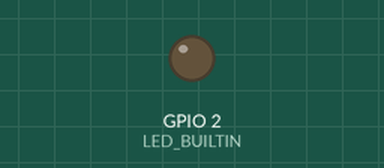
Simulated run of this sketch. Board: ESP8266 (NodeMCU). Parts: output pins drawn as LEDs (lit = HIGH, except the on-board LED, lit = LOW). WiFi joins after 1.5 s; servers stay silent unless stated; what the sketch prints to the serial monitor is not drawn.

Above: at 2.5 s.
At 4.5 s:
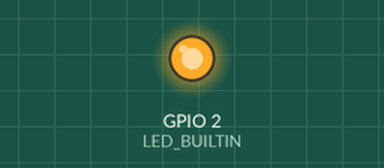
Timing chart, 0 to 6.7 s (numbered marks = the images above):
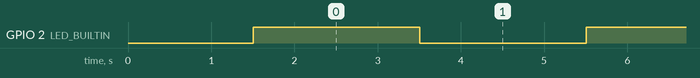

Measured:
- by itself, GPIO 2 (LED_BUILTIN): alternates HIGH for 2.0 s and LOW for 2.0 s

The sketch:

Esp8266Hostname.ino
```cpp
/*
 Webserver com o Hostname alterado
*/

#include <ESP8266WiFi.h>

#ifndef STASSID
#define STASSID "REDETESTE"
#define STAPSK  "Tatanka*2000"
#endif

const char* ssid = STASSID;
const char* password = STAPSK;

WiFiServer server(80);

String novoHostName = "EspDoBu";

void setup() {
  Serial.begin(115200);

  // prepare LED
  pinMode(LED_BUILTIN, OUTPUT);
  digitalWrite(LED_BUILTIN, LOW);

  // Connect to WiFi network
  Serial.println();
  Serial.println();
  Serial.print(F("Conectando a "));
  Serial.println(ssid);

  WiFi.mode(WIFI_STA);

  WiFi.hostname(novoHostName.c_str()); // Funcao que transforma a String em String do tipo de LP C.

  WiFi.begin(ssid, password);

  while (WiFi.status() != WL_CONNECTED) {
    delay(500);
    Serial.print(F("."));
  }

  Serial.println();
  Serial.println(F("WiFi conectado"));

  server.begin();
  Serial.println(F("Servidor Iniciado"));

  // Imprimindo IP
  Serial.print("Endereço IP: ");
  Serial.println(WiFi.localIP());

  // Imprimindo o hostname
  Serial.print("Hostname: ");
  Serial.println(WiFi.hostname());
}

void loop() {
  digitalWrite(LED_BUILTIN, HIGH);
  delay(2000);
  digitalWrite(LED_BUILTIN, LOW);
  delay(2000);
}
```
